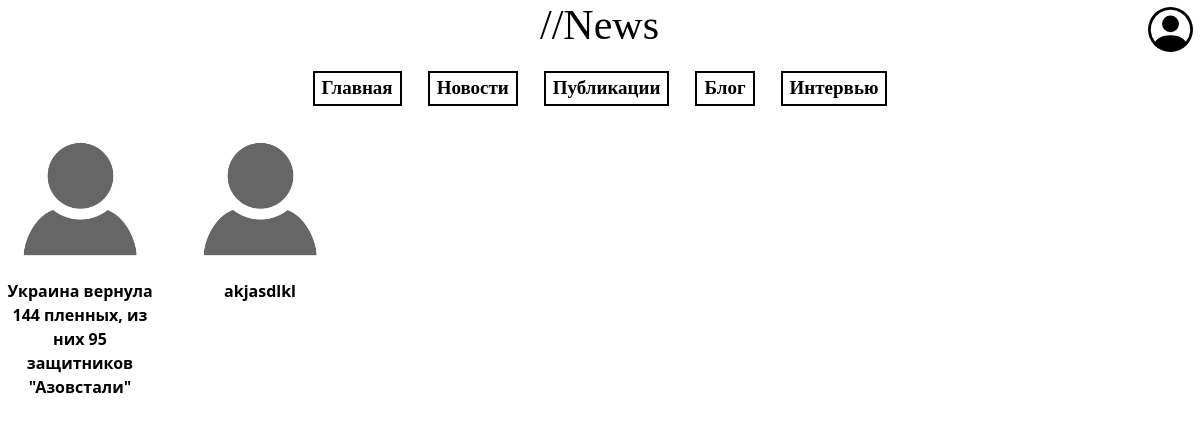
Page /blog on the committed database.
### navigation/models.py (models this page shows, shortened)
class Blog(models.Model):
    blog_title = models.CharField('Название',
                                  max_length=300)
    type = models.CharField("Тип статьи",max_length=20, null = True)
    img = models.ImageField("Заставка",null=True)
    full_text = models.TextField('Полный текст')
    like = models.ManyToManyField(CustomUser,blank=True,related_name='Like')
    dislike = models.ManyToManyField(CustomUser,blank=True,related_name='dislike')
    date_public = models.DateTimeField('Дата', null=True)
    author = models.ForeignKey(CustomUser,on_delete=models.PROTECT,null=True)
    class Meta:
        verbose_name = 'Blog'
        verbose_name_plural ='Blog Data Base'

### navigation/views.py (the view)
# urls.py: path('blog',blog,name='blog'),
def blog(request):
    posts = Blog.objects.filter(type="Блог")
    return render(request,'navigation/blog.html', {'posts':posts})

### navigation/templates/navigation/blog.html (shortened to what this page needs)
{% extends 'navigation/sample.html' %}
{% block content %}
{% for el in  posts%}
<a href="{{ el.id }}">
    <div class="news-light">
        <img src="{{ el.img.url }}">
        <p>{{el.blog_title}}</p>
    </div>
</a>
{%endfor%}
{%endblock%}

### navigation/static/navigation/css/home.css (style rules this page uses)
.news,.news-light { height: 100% ; float:left; margin-right:20px; width: 160px; }
.news p,.news-light p, .section_news p { text-decoration:none; color: black; text-align: center; font-weight: bold; word-wrap: break-word; }
.news img,.news-light img { padding: 10px; display: block; margin-left: auto; margin-right: auto; width:100%; }

### rows in the picture
Blog: img (picture), blog_title "Украина вернула 144 пленных, из них 95 защитников \"Азовстали\""
Blog: img (picture), blog_title "akjasdlkl"
